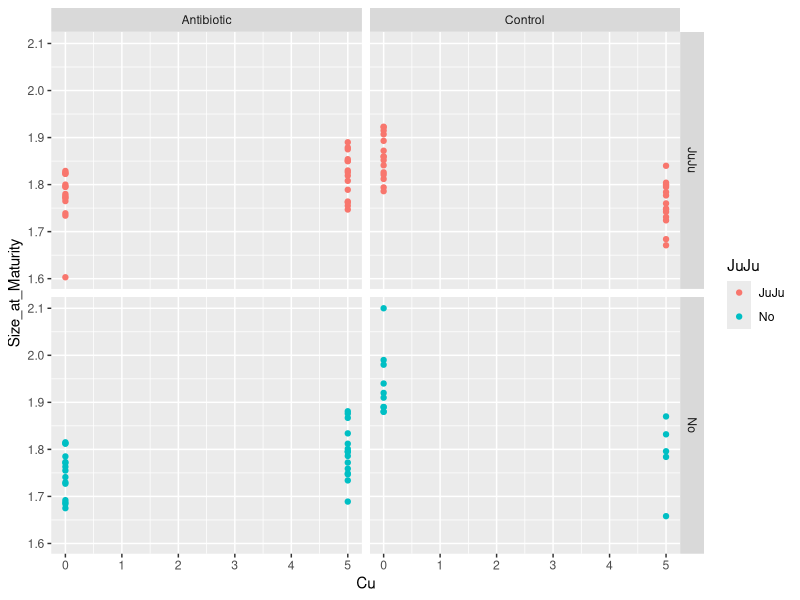
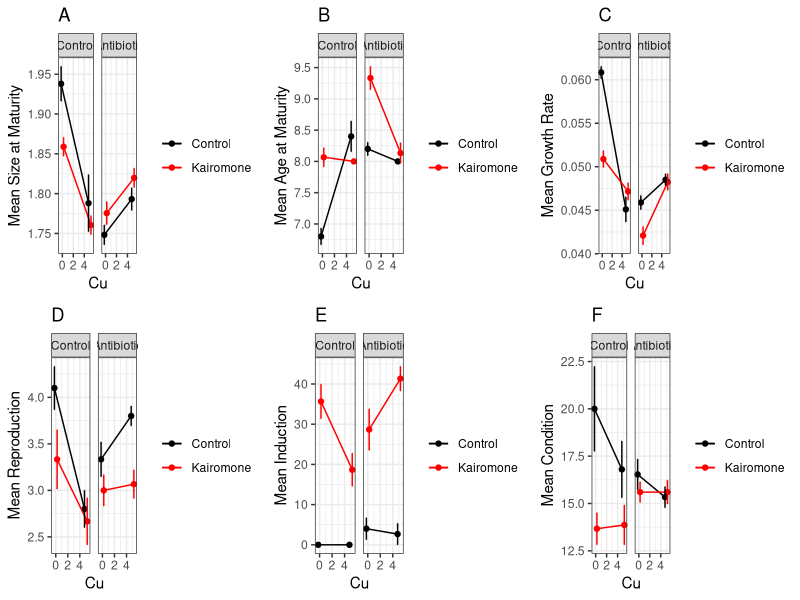

These figures' R source, in order:
# life history analysis - Sadeq, Mills, Beckerman

# libraries
library(tidyverse)
library(readxl)
library(car)
library(gridExtra)
library(broom)

# get the data ----
lh_dat <- read_xlsx("Life history data.RLH_SS.xlsx")
glimpse(lh_dat)

# preliminary graphing ----
ggplot(lh_dat, aes(x = Cu, y = Size_at_Maturity, colour = JuJu))+
  geom_point()+
  facet_grid(JuJu~Antibiotic)

# Data Management and Summarisation ----

# summarise all of the traits to get mean ± se
sumDat <- lh_dat %>% 
  group_by(Cu, JuJu, Antibiotic) %>% 
  summarise(meanSize = mean(Size_at_Maturity, na.rm = TRUE),
            lwr_S = meanSize - sd(Size_at_Maturity, na.rm = TRUE)/sqrt(sum(!is.na(Size_at_Maturity))),
            upr_S = meanSize + sd(Size_at_Maturity, na.rm = TRUE)/sqrt(sum(!is.na(Size_at_Maturity))),
            meanAge = mean(Age_at_Maturity, na.rm = TRUE),
            lwr_A = meanAge - sd(Age_at_Maturity, na.rm = TRUE)/sqrt(sum(!is.na(Age_at_Maturity))),
            upr_A = meanAge + sd(Age_at_Maturity, na.rm = TRUE)/sqrt(sum(!is.na(Age_at_Maturity))),
            meanGR = mean(Growth_Rate, na.rm = TRUE),
            lwr_GR = meanGR - sd(Growth_Rate, na.rm = TRUE)/sqrt(sum(!is.na(Growth_Rate))),
            upr_GR = meanGR + sd(Growth_Rate, na.rm = TRUE)/sqrt(sum(!is.na(Growth_Rate))),
            meanRepro = mean(`Clutch Size`, na.rm = TRUE),
            lwr_Repro = meanRepro - sd(`Clutch Size`, na.rm = TRUE)/sqrt(sum(!is.na(`Clutch Size`))),
            upr_Repro = meanRepro + sd(`Clutch Size`, na.rm = TRUE)/sqrt(sum(!is.na(`Clutch Size`))),
            meanInd = mean(Neckteeth_Induction, na.rm = TRUE),
            lwr_ind = meanInd - sd(Neckteeth_Induction, na.rm = TRUE)/sqrt(sum(!is.na(Neckteeth_Induction))),
            upr_ind = meanInd + sd(Neckteeth_Induction, na.rm = TRUE)/sqrt(sum(!is.na(Neckteeth_Induction))),
            meanLipid = mean(Lipid_Index, na.rm = TRUE),
            lwr_lip = meanLipid - sd(Lipid_Index, na.rm = TRUE)/sqrt(sum(!is.na(Lipid_Index))),
            upr_lip = meanLipid + sd(Lipid_Index, na.rm = TRUE)/sqrt(sum(!is.na(Lipid_Index))))

# adjust factor levels for plotting            
sumDat <- sumDat %>% data.frame() %>% 
  mutate(JuJu = case_when(
    JuJu == "No" ~ "Control",
    JuJu == "JuJu" ~ "Kairomone")) %>% 
  mutate(JuJu = factor(JuJu, levels = c("Control", "Kairomone"))) %>% 
  mutate(Antibiotic = factor(Antibiotic, 
                             levels = c("Control", "Antibiotic"))) %>% 
  rename(Kairomone = JuJu)

sumDat

# make the six plot figure - factorial design ----
pSize <- ggplot(sumDat, aes(x = Cu, y = meanSize, 
                   group = Kairomone,
                   colour = Kairomone,
                   ymin = lwr_S,
                   ymax = upr_S))+
  geom_point(position = position_dodge(width = 0.9))+
  geom_line(position = position_dodge(width = 0.9))+
  geom_errorbar(width = 0.1, position = position_dodge(width = 0.9))+
  facet_wrap(~Antibiotic)+ylab("Mean Size at Maturity")+
  scale_colour_manual(values = c(Control = "black", Kairomone = "Red"))+
  theme_bw()+ggtitle("A")+
  theme(legend.title=element_blank())

pAge <- ggplot(sumDat, aes(x = Cu, y = meanAge, 
                         group = Kairomone,
                         colour = Kairomone,
                         ymin = lwr_A,
                         ymax = upr_A))+
  geom_point(position = position_dodge(width = 0.9))+
  geom_line(position = position_dodge(width = 0.9))+
  geom_errorbar(width = 0.1, position = position_dodge(width = 0.9))+
  facet_wrap(~Antibiotic)+ylab("Mean Age at Maturity")+
  scale_colour_manual(values = c(Control = "black", Kairomone = "Red"))+
  theme_bw()+ggtitle("B")+
  theme(legend.title=element_blank())

pGR <- ggplot(sumDat, aes(x = Cu, y = meanGR, 
                         group = Kairomone,
                         colour = Kairomone,
                         ymin = lwr_GR,
                         ymax = upr_GR))+
  geom_point(position = position_dodge(width = 0.9))+
  geom_line(position = position_dodge(width = 0.9))+
  geom_errorbar(width = 0.1, position = position_dodge(width = 0.9))+
  facet_wrap(~Antibiotic)+ylab("Mean Growth Rate")+
  scale_colour_manual(values = c(Control = "black", Kairomone = "Red"))+
  theme_bw()+ggtitle("C")+
  theme(legend.title=element_blank())

pRepro <- ggplot(sumDat, aes(x = Cu, y = meanRepro, 
                         group = Kairomone,
                         colour = Kairomone,
                         ymin = lwr_Repro,
                         ymax = upr_Repro))+
  geom_point(position = position_dodge(width = 0.9))+
  geom_line(position = position_dodge(width = 0.9))+
  geom_errorbar(width = 0.1, position = position_dodge(width = 0.9))+
  facet_wrap(~Antibiotic)+ylab("Mean Reproduction")+
  scale_colour_manual(values = c(Control = "black", Kairomone = "Red"))+
  theme_bw()+ggtitle("D")+
  theme(legend.title=element_blank())

pInd <- ggplot(sumDat, aes(x = Cu, y = meanInd, 
                         group = Kairomone,
                         colour = Kairomone,
                         ymin = lwr_ind,
                         ymax = upr_ind))+
  geom_point(position = position_dodge(width = 0.9))+
  geom_line(position = position_dodge(width = 0.9))+
  geom_errorbar(width = 0.1, position = position_dodge(width = 0.9))+
  facet_wrap(~Antibiotic)+ylab("Mean Induction")+
  scale_colour_manual(values = c(Control = "black", Kairomone = "Red"))+
  theme_bw()+ggtitle("E")+
  theme(legend.title=element_blank())

pLipid <- ggplot(sumDat, aes(x = Cu, y = meanLipid, 
                         group = Kairomone,
                         colour = Kairomone,
                         ymin = lwr_lip,
                         ymax = upr_lip))+
  geom_point(position = position_dodge(width = 0.9))+
  geom_line(position = position_dodge(width = 0.9))+
  geom_errorbar(width = 0.1, position = position_dodge(width = 0.9))+
  facet_wrap(~Antibiotic)+ylab("Mean Condition")+
  scale_colour_manual(values = c(Control = "black", Kairomone = "Red"))+
  theme_bw()+ggtitle("F")+
  theme(legend.title=element_blank())

# arrange the plots
grid.arrange(pSize,pAge,pGR,pRepro,pInd,pLipid, nrow = 2)

# Statistical Models -----

# overall MANOVA - three way interaction on phenotype
mv_LH <- lm(cbind(Size_at_Maturity, Age_at_Maturity, Growth_Rate,
                  `Clutch Size`, Neckteeth_Induction, Lipid_Index) ~ Cu*JuJu*Antibiotic, data = lh_dat)
Manova(mv_LH, univariate = TRUE)
summary(Manova(mv_LH), univariate = TRUE, multivariate = FALSE)

# univariate models
mod_size <- lm(Size_at_Maturity ~ Cu*JuJu*Antibiotic, data = lh_dat)
mod_age <- lm(Age_at_Maturity ~ Cu*JuJu*Antibiotic, data = lh_dat)
mod_GR <- lm(Growth_Rate ~ Cu*JuJu*Antibiotic, data = lh_dat)
mod_repro <- lm(`Clutch Size`~ Cu*JuJu*Antibiotic, data = lh_dat)
mod_ind <- lm(Neckteeth_Induction ~ Cu*JuJu*Antibiotic, data = lh_dat)
mod_lipid <- lm(Lipid_Index ~ Cu*JuJu*Antibiotic, data = lh_dat)

a1 <- Anova(mod_size)
a2 <- Anova(mod_age)
a3 <- Anova(mod_GR)
a4 <- Anova(mod_repro)
a5 <- Anova(mod_ind)
a6 <- Anova(mod_lipid)

##  collect anova tables
out_table <- bind_rows(a1, a2, a3, a4, a5, a6) %>% 
  mutate(term = rep(rownames(a1), 6),
         model = rep(c("size","age","gr","repr","ind","lipid"), each = 8)) %>% 
  select(model, term, `Sum Sq`, Df, `F value`, `Pr(>F)`) %>% 
  mutate(sig = case_when(
    `Pr(>F)` < 0.05 & `Pr(>F)` >= 0.01 ~ "*",
    `Pr(>F)` < 0.01 & `Pr(>F)` >= 0.001 ~ "**",
    `Pr(>F)` < 0.001 ~ "***",
    `Pr(>F)` >= 0.05 ~ "")) %>% 
  filter(., !grepl("Residuals", term))

out_table
#write_csv(out_table, path = "allTrait_Models.csv")


# CONTROL/NO ANTIBIOTIC ONLY MODELS ----

mv_LH_II <- lm(cbind(Size_at_Maturity, Age_at_Maturity, Growth_Rate,
                  `Clutch Size`, Neckteeth_Induction, Lipid_Index) ~ Cu*JuJu, 
               filter(lh_dat, Antibiotic == "Control"))
Manova(mv_LH_II, univariate = TRUE)


mod_size_II <- lm(Size_at_Maturity ~ Cu*JuJu, data = filter(lh_dat, Antibiotic == "Control"))
Anova(mod_size_II)

mod_age_II <- lm(Age_at_Maturity ~ Cu*JuJu, data = filter(lh_dat, Antibiotic == "Control"))
Anova(mod_age_II)

mod_GR_II <- lm(Growth_Rate ~ Cu*JuJu, data = filter(lh_dat, Antibiotic == "Control"))
Anova(mod_GR_II)

mod_repro_II <- lm(`Clutch Size`~ Cu*JuJu, data = filter(lh_dat, Antibiotic == "Control"))
Anova(mod_repro_II)

mod_ind_II <- lm(Neckteeth_Induction ~ Cu*JuJu, data = filter(lh_dat, Antibiotic == "Control"))
Anova(mod_ind_II)

mod_lipid_II <- lm(Lipid_Index ~ Cu*JuJu, data = filter(lh_dat, Antibiotic == "Control"))
Anova(mod_lipid_II)

a1 <- Anova(mod_size)
a2 <- Anova(mod_age)
a3 <- Anova(mod_GR)
a4 <- Anova(mod_repro)
a5 <- Anova(mod_ind)
a6 <- Anova(mod_lipid)
